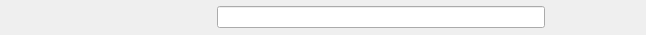
<?xml version="1.0" encoding="UTF-8"?>
<ui version="4.0">
 <class>GUI_ShortcutEntry</class>
 <widget class="QWidget" name="GUI_ShortcutEntry">
  <property name="geometry">
   <rect>
    <x>0</x>
    <y>0</y>
    <width>646</width>
    <height>35</height>
   </rect>
  </property>
  <layout class="QHBoxLayout" name="horizontalLayout">
   <property name="topMargin">
    <number>4</number>
   </property>
   <property name="bottomMargin">
    <number>4</number>
   </property>
   <item>
    <widget class="QLabel" name="lab_description">
     <property name="minimumSize">
      <size>
       <width>200</width>
       <height>0</height>
      </size>
     </property>
     <property name="text">
      <string/>
     </property>
    </widget>
   </item>
   <item>
    <widget class="ShortcutLineEdit" name="le_entry"/>
   </item>
   <item>
    <widget class="QPushButton" name="btn_edit">
     <property name="minimumSize">
      <size>
       <width>24</width>
       <height>24</height>
      </size>
     </property>
     <property name="maximumSize">
      <size>
       <width>24</width>
       <height>24</height>
      </size>
     </property>
     <property name="text">
      <string/>
     </property>
     <property name="iconSize">
      <size>
       <width>20</width>
       <height>20</height>
      </size>
     </property>
     <property name="flat">
      <bool>true</bool>
     </property>
    </widget>
   </item>
   <item>
    <widget class="QPushButton" name="btn_default">
     <property name="minimumSize">
      <size>
       <width>24</width>
       <height>24</height>
      </size>
     </property>
     <property name="maximumSize">
      <size>
       <width>24</width>
       <height>24</height>
      </size>
     </property>
     <property name="text">
      <string/>
     </property>
     <property name="iconSize">
      <size>
       <width>20</width>
       <height>20</height>
      </size>
     </property>
     <property name="flat">
      <bool>true</bool>
     </property>
    </widget>
   </item>
   <item>
    <widget class="QPushButton" name="btn_test">
     <property name="minimumSize">
      <size>
       <width>24</width>
       <height>24</height>
      </size>
     </property>
     <property name="maximumSize">
      <size>
       <width>24</width>
       <height>24</height>
      </size>
     </property>
     <property name="text">
      <string/>
     </property>
     <property name="iconSize">
      <size>
       <width>20</width>
       <height>20</height>
      </size>
     </property>
     <property name="flat">
      <bool>true</bool>
     </property>
    </widget>
   </item>
  </layout>
 </widget>
 <customwidgets>
  <customwidget>
   <class>ShortcutLineEdit</class>
   <extends>QLineEdit</extends>
   <header>GUI/Preferences/Shortcuts/ShortcutLineEdit.h</header>
  </customwidget>
 </customwidgets>
 <resources/>
 <connections/>
</ui>
